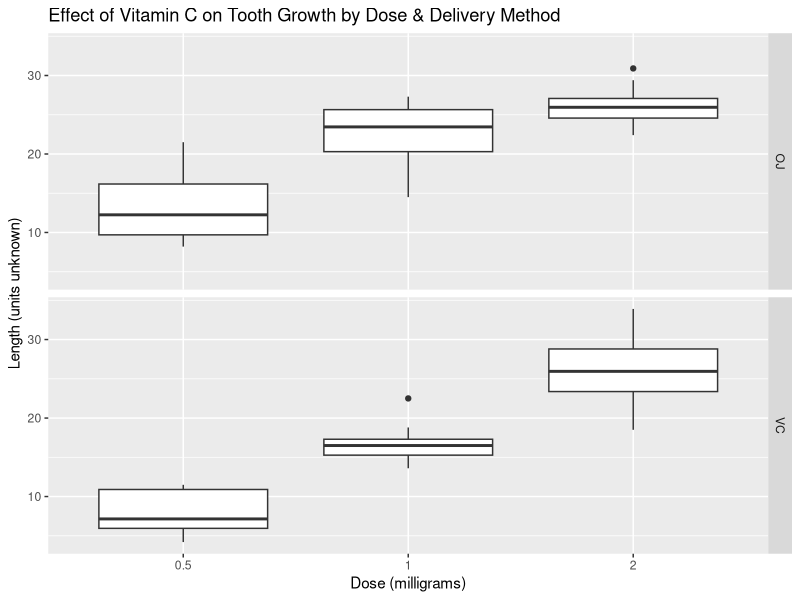

This chart was generated by the following R code:
## ---- chunk 1
loadToothData <- function() {
    suppressMessages(suppressWarnings(require(dplyr)))
    library(datasets)
    library(dplyr)
    data("ToothGrowth")
    # rename variables/columns to make them clearer
    tooth.data <- rename(ToothGrowth, Length=len, Delivery=supp, Dose=dose)
    # add group id
    tooth.data <- mutate(tooth.data,
                         Group=factor(paste0(Delivery, sprintf("%.1f", Dose))))
    tooth.data <- mutate(tooth.data,  Dose = factor(Dose))
    return(tooth.data)
}

getToothSummary <- function(tooth.data = loadToothData()) {
    suppressMessages(suppressWarnings(library(dplyr)))
    suppressMessages(suppressWarnings(library(knitr)))
    library(dplyr)
    tooth.summ <- group_by(tooth.data, Group)
    tooth.table <- summarize(tooth.summ, Mean.Length = mean(Length),
                             Std.Dev.Length = sd(Length))
    library(knitr)
    kable(tooth.table, digits=2)
}

getToothSummary()
## ---- chunk 2
loadToothData <- function() {
    suppressMessages(suppressWarnings(require(dplyr)))
    library(datasets)
    library(dplyr)
    data("ToothGrowth")
    # rename variables/columns to make them clearer
    tooth.data <- rename(ToothGrowth, Length=len, Delivery=supp, Dose=dose)
    # add group id
    tooth.data <- mutate(tooth.data,
                         Group=factor(paste0(Delivery, sprintf("%.1f", Dose))))
    tooth.data <- mutate(tooth.data,  Dose = factor(Dose))
    return(tooth.data)
}

exploreBox <- function(tooth.data = loadToothData()) {
    library(ggplot2)
    # exploratory panel plot
    p <- ggplot(tooth.data, aes(Dose, Length))
    p <- p + geom_boxplot()
    p <- p + facet_grid(Delivery ~ .)
    p <- p + xlab("Dose (milligrams)") + ylab("Length (units unknown)")
    p <- p + ggtitle("Effect of Vitamin C on Tooth Growth by Dose & Delivery Method")
    print(p)
}

exploreBox()
## ---- chunk 3
createTestingTable <- function(tooth.data = loadToothData()) {
    suppressMessages(suppressWarnings(library(dplyr)))
    suppressMessages(suppressWarnings(library(knitr)))
    library(dplyr)
    tooth.summ <- group_by(tooth.data, Group)
    tooth.table <- summarize(tooth.summ, Mean.Length = mean(Length),
                             Std.Dev.Length = sd(Length))
    df <- data.frame(Test=c("Addresses", "Group A", "Group B", "Mean A", "Mean B"),
                     t1=c("Question 1.", "OJ0.5", "OJ1.0",
                          as.character(tooth.table[1,2]),
                          as.character(tooth.table[2,2])),
                     t2=c("Question 1.", "OJ1.0", "OJ2.0",
                          as.character(tooth.table[2,2]),
                          as.character(tooth.table[3,2])),
                     t3=c("Question 1.", "VC0.5", "VC1.0",
                          as.character(tooth.table[4,2]),
                          as.character(tooth.table[5,2])),
                     t4=c("Question 1.", "VC1.0", "VC2.0",
                          as.character(tooth.table[5,2]),
                          as.character(tooth.table[6,2])),
                     t5=c("Question 2.", "VC0.5", "OJ0.5",
                          as.character(tooth.table[4,2]),
                          as.character(tooth.table[1,2])),
                     t6=c("Question 2.", "VC1.0", "OJ1.0",
                          as.character(tooth.table[5,2]),
                          as.character(tooth.table[2,2])),
                     t7=c("Question 2.", "VC2.0", "OJ2.0",
                          as.character(tooth.table[6,2]),
                          as.character(tooth.table[3,2])))
    library(knitr)
    kable(df, digits=2)
}

createTestingTable()
## ---- chunk 4

## ---- chunk 5

## ---- chunk 6

